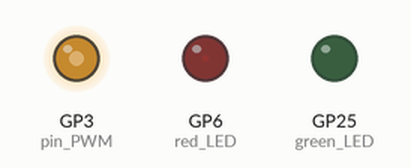
This program was run on a simulated Raspberry Pi Pico running MicroPython. On the bench: output pins drawn as LEDs (lit = HIGH). What the program prints to the serial console is not drawn.

Above: at 0.05 s.
At 1.85 s:
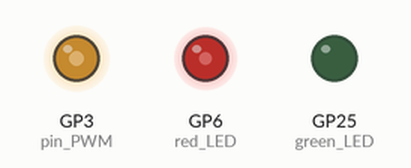
At 1.95 s:
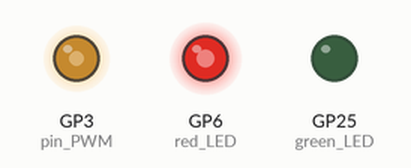
At 2.3 s:
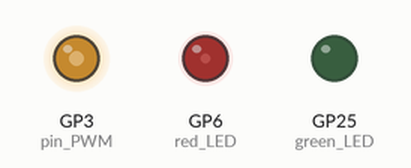
Timing chart, 0 to 5.2 s (numbered marks = the images above):
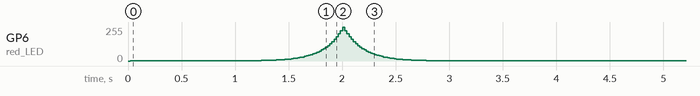

The program:

electronics_stage4_dim_LED.py
```python
## Import relevant packages for raspberry pi
from machine import Pin,PWM
from time import sleep
import time as time

# Choose output pin for PWM and "activate"
pin_PWM = Pin(3)
pwm = PWM(pin_PWM)

# Set frequency and duty cycle
pwm.freq(100000)
pwm.duty_u16(32767)    ## duty cycle of 50%

# Loop to dim LED

# set up green and red led
red_LED = machine.Pin(6,Pin.OUT)
#red_LED.value(0)
green_LED = machine.Pin(25,Pin.OUT)

# get
led_pwm = PWM(red_LED)
led_pwm_green = PWM(green_LED)
steps_to_increase = range(0,100,1)
steps_to_decrease = range(99,-1,-1)


steps = [0, 0.01, 0.02, 0.03, 0.04, 0.05, 0.06, 0.07, 0.08, 0.09, 0.1,
       0.11, 0.12, 0.13, 0.14, 0.15, 0.16, 0.17, 0.18, 0.19, 0.2 , 0.21,
       0.22, 0.23, 0.24, 0.25, 0.26, 0.27, 0.28, 0.29, 0.3 , 0.31, 0.32,
       0.33, 0.34, 0.35, 0.36, 0.37, 0.38, 0.39, 0.4 , 0.41, 0.42, 0.43,
       0.44, 0.45, 0.46, 0.47, 0.48, 0.49, 0.5 , 0.51, 0.52, 0.53, 0.54,
       0.55, 0.56, 0.57, 0.58, 0.59, 0.6 , 0.61, 0.62, 0.63, 0.64, 0.65,
       0.66, 0.67, 0.68, 0.69, 0.7 , 0.71, 0.72, 0.73, 0.74, 0.75, 0.76,
       0.77, 0.78, 0.79, 0.8 , 0.81, 0.82, 0.83, 0.84, 0.85, 0.86, 0.87,
       0.88, 0.89, 0.9 , 0.91, 0.92, 0.93, 0.94, 0.95, 0.96, 0.97, 0.98,
       0.99, 0.99, 0.98, 0.97, 0.96, 0.95, 0.94, 0.93, 0.92, 0.91, 0.9,
       0.89, 0.88, 0.87, 0.86, 0.85, 0.84, 0.83, 0.82, 0.81, 0.8 , 0.79,
       0.78, 0.77, 0.76, 0.75, 0.74, 0.73, 0.72, 0.71, 0.7 , 0.69, 0.68,
       0.67, 0.66, 0.65, 0.64, 0.63, 0.62, 0.61, 0.6 , 0.59, 0.58, 0.57,
       0.56, 0.55, 0.54, 0.53, 0.52, 0.51, 0.5 , 0.49, 0.48, 0.47, 0.46,
       0.45, 0.44, 0.43, 0.42, 0.41, 0.4 , 0.39, 0.38, 0.37, 0.36, 0.35,
       0.34, 0.33, 0.32, 0.31, 0.3 , 0.29, 0.28, 0.27, 0.26, 0.25, 0.24,
       0.23, 0.22, 0.21, 0.2 , 0.19, 0.18, 0.17, 0.16, 0.15, 0.14, 0.13,
       0.12, 0.11, 0.1 , 0.09, 0.08, 0.07, 0.06, 0.05, 0.04, 0.03, 0.02,
       0.01]


# Set up logspace - calculated in jupyter notebook w numpy
logspace = [1.00000000e+00, 1.11853947e+00, 1.25113054e+00, 1.39943889e+00, 1.56532762e+00, 1.75088073e+00, 1.95842919e+00, 2.19058035e+00,
            2.45025057e+00, 2.74070197e+00, 3.06558332e+00, 3.42897593e+00, 3.83544491e+00, 4.29009650e+00, 4.79864226e+00, 5.36747075e+00,
            6.00372787e+00, 6.71540657e+00, 7.51144729e+00, 8.40185024e+00, 9.39780109e+00, 1.05118114e+01, 1.17578759e+01, 1.31516483e+01,
            1.47106377e+01, 1.64544288e+01, 1.84049280e+01, 2.05866384e+01, 2.30269675e+01, 2.57565720e+01, 2.88097423e+01, 3.22248337e+01,
            3.60447483e+01, 4.03174736e+01, 4.50966854e+01,5.04424225e+01, 5.64218403e+01, 6.31100552e+01, 7.05910875e+01, 7.89589173e+01,
            8.83186653e+01, 9.87879128e+01, 1.10498179e+02, 1.23596575e+02, 1.38247647e+02, 1.54635449e+02, 1.72965853e+02, 1.93469132e+02,
            2.16402860e+02, 2.42055140e+02 ,2.70748227e+02, 3.02842578e+02,3.38741375e+02, 3.78895597e+02, 4.23809679e+02, 4.74047853e+02,
            5.30241232e+02, 5.93095745e+02, 6.63400999e+02, 7.42040199e+02,8.30001249e+02, 9.28389154e+02, 1.03843991e+03, 1.16153602e+03,
            1.29922388e+03, 1.45323319e+03, 1.62549868e+03, 1.81818442e+03,2.03371104e+03, 2.27478606e+03, 2.54443798e+03, 2.84605431e+03,
            3.18342407e+03, 3.56078546e+03, 3.98287907e+03, 4.45500743e+03, 4.98310163e+03, 5.57379584e+03, 6.23451063e+03, 6.97354619e+03,
            7.80018664e+03, 8.72481660e+03, 9.75905171e+03, 1.09158845e+04, 1.22098476e+04, 1.36571965e+04, 1.52761132e+04, 1.70869356e+04,
            1.91124118e+04, 2.13779869e+04, 2.39121221e+04, 2.67466522e+04, 2.99171861e+04, 3.34635534e+04, 3.74303052e+04, 4.18672736e+04,
            4.68301979e+04, 5.23814246e+04, 5.85906908e+04, 6.55340000e+04]

try:

    while True:
        start = time.ticks_ms()   # start timer to check frequency

        for i in steps_to_increase:

            #duty_cycle_percentage = 65535*(int(i)/100)   #Get percentages of duty cycles
            duty_cycle_percentage = logspace[i]   #Duty cycle logspace
            #duty_cycle_percentage = 65535*i   #Duty cycle logspace
            #print(duty_cycle_percentage)

            sleep(0.02)
            led_pwm.duty_u16(int(duty_cycle_percentage))

        #sleep(0.025)

        for i in steps_to_decrease:

            #duty_cycle_percentage1 = 65535*(int(i)/100)   #Get percentages of duty cycles
            duty_cycle_percentage1 = logspace[i]   #Duty cycle logspace

            led_pwm.duty_u16(int(duty_cycle_percentage1))
            sleep(0.02)

        end = time.ticks_ms()
        print(time.ticks_diff(end, start))


except KeyboardInterrupt:
    print("End of Programme")
    led_pwm.duty_u16(int(0))
    print(led_pwm)
    led_pwm.deinit()
```
